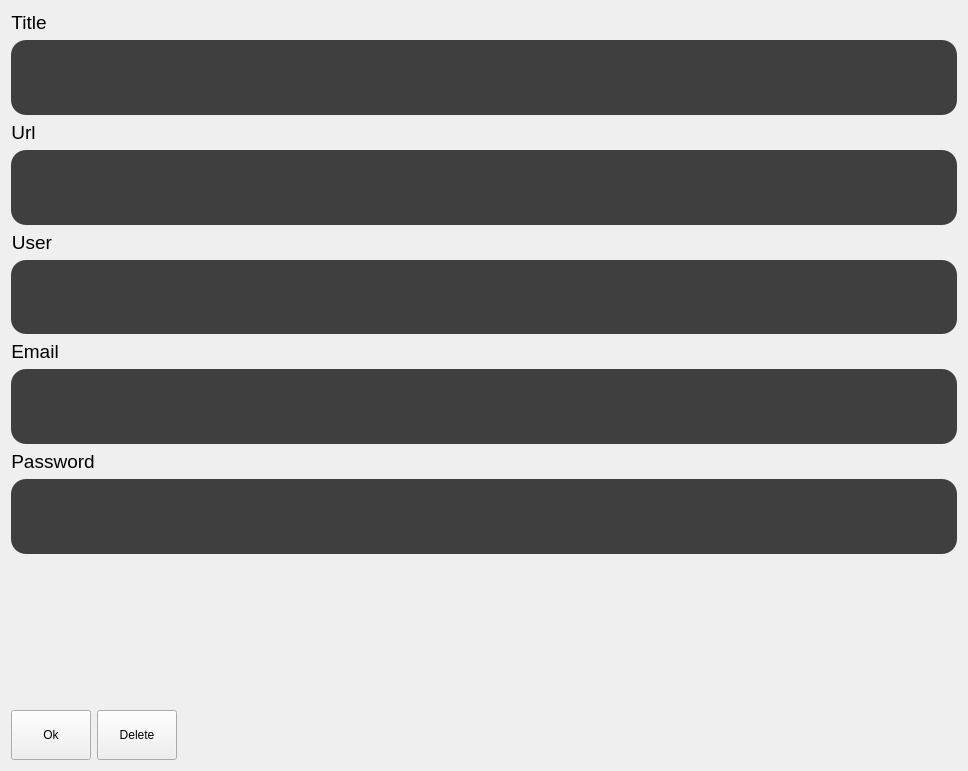
<?xml version="1.0" encoding="UTF-8"?>
<ui version="4.0">
 <class>InfoWidget</class>
 <widget class="QWidget" name="InfoWidget">
  <property name="geometry">
   <rect>
    <x>0</x>
    <y>0</y>
    <width>968</width>
    <height>771</height>
   </rect>
  </property>
  <property name="windowTitle">
   <string>Form</string>
  </property>
  <layout class="QVBoxLayout" name="verticalLayout_6">
   <item>
    <layout class="QVBoxLayout" name="verticalLayout_5">
     <item>
      <layout class="QHBoxLayout" name="horizontalLayout_5">
       <item>
        <widget class="QLabel" name="label">
         <property name="font">
          <font>
           <pointsize>14</pointsize>
          </font>
         </property>
         <property name="styleSheet">
          <string notr="true">background-color: none;</string>
         </property>
         <property name="text">
          <string>Title</string>
         </property>
         <property name="alignment">
          <set>Qt::AlignmentFlag::AlignCenter</set>
         </property>
        </widget>
       </item>
       <item>
        <spacer name="horizontalSpacer_7">
         <property name="orientation">
          <enum>Qt::Orientation::Horizontal</enum>
         </property>
         <property name="sizeHint" stdset="0">
          <size>
           <width>40</width>
           <height>20</height>
          </size>
         </property>
        </spacer>
       </item>
      </layout>
     </item>
     <item>
      <widget class="QLineEdit" name="titleEdit">
       <property name="sizePolicy">
        <sizepolicy hsizetype="Expanding" vsizetype="MinimumExpanding">
         <horstretch>0</horstretch>
         <verstretch>0</verstretch>
        </sizepolicy>
       </property>
       <property name="minimumSize">
        <size>
         <width>0</width>
         <height>50</height>
        </size>
       </property>
       <property name="maximumSize">
        <size>
         <width>16777215</width>
         <height>80</height>
        </size>
       </property>
       <property name="font">
        <font>
         <pointsize>13</pointsize>
        </font>
       </property>
       <property name="styleSheet">
        <string notr="true">QLineEdit {
	background-color: #403F3F;
	border-radius: 15px;
	color: white;
}</string>
       </property>
       <property name="alignment">
        <set>Qt::AlignmentFlag::AlignCenter</set>
       </property>
      </widget>
     </item>
    </layout>
   </item>
   <item>
    <layout class="QVBoxLayout" name="verticalLayout_4">
     <item>
      <layout class="QHBoxLayout" name="horizontalLayout_4">
       <item>
        <widget class="QLabel" name="label_4">
         <property name="font">
          <font>
           <pointsize>14</pointsize>
          </font>
         </property>
         <property name="styleSheet">
          <string notr="true">background-color: none;</string>
         </property>
         <property name="text">
          <string>Url</string>
         </property>
         <property name="alignment">
          <set>Qt::AlignmentFlag::AlignCenter</set>
         </property>
        </widget>
       </item>
       <item>
        <spacer name="horizontalSpacer_6">
         <property name="orientation">
          <enum>Qt::Orientation::Horizontal</enum>
         </property>
         <property name="sizeHint" stdset="0">
          <size>
           <width>40</width>
           <height>20</height>
          </size>
         </property>
        </spacer>
       </item>
      </layout>
     </item>
     <item>
      <widget class="QLineEdit" name="urlEdit">
       <property name="sizePolicy">
        <sizepolicy hsizetype="Expanding" vsizetype="MinimumExpanding">
         <horstretch>0</horstretch>
         <verstretch>0</verstretch>
        </sizepolicy>
       </property>
       <property name="minimumSize">
        <size>
         <width>0</width>
         <height>50</height>
        </size>
       </property>
       <property name="maximumSize">
        <size>
         <width>16777215</width>
         <height>80</height>
        </size>
       </property>
       <property name="font">
        <font>
         <pointsize>13</pointsize>
        </font>
       </property>
       <property name="styleSheet">
        <string notr="true">QLineEdit {
	background-color: #403F3F;
	border-radius: 15px;
	color: white;
}</string>
       </property>
       <property name="alignment">
        <set>Qt::AlignmentFlag::AlignCenter</set>
       </property>
      </widget>
     </item>
    </layout>
   </item>
   <item>
    <layout class="QVBoxLayout" name="verticalLayout_3">
     <item>
      <layout class="QHBoxLayout" name="horizontalLayout_3">
       <item>
        <widget class="QLabel" name="label_5">
         <property name="font">
          <font>
           <pointsize>14</pointsize>
          </font>
         </property>
         <property name="styleSheet">
          <string notr="true">background-color: none;</string>
         </property>
         <property name="text">
          <string>User</string>
         </property>
         <property name="alignment">
          <set>Qt::AlignmentFlag::AlignCenter</set>
         </property>
        </widget>
       </item>
       <item>
        <spacer name="horizontalSpacer_5">
         <property name="orientation">
          <enum>Qt::Orientation::Horizontal</enum>
         </property>
         <property name="sizeHint" stdset="0">
          <size>
           <width>40</width>
           <height>20</height>
          </size>
         </property>
        </spacer>
       </item>
      </layout>
     </item>
     <item>
      <widget class="QLineEdit" name="userEdit">
       <property name="sizePolicy">
        <sizepolicy hsizetype="Expanding" vsizetype="MinimumExpanding">
         <horstretch>0</horstretch>
         <verstretch>0</verstretch>
        </sizepolicy>
       </property>
       <property name="minimumSize">
        <size>
         <width>0</width>
         <height>50</height>
        </size>
       </property>
       <property name="maximumSize">
        <size>
         <width>16777215</width>
         <height>80</height>
        </size>
       </property>
       <property name="font">
        <font>
         <pointsize>13</pointsize>
        </font>
       </property>
       <property name="styleSheet">
        <string notr="true">QLineEdit {
	background-color: #403F3F;
	border-radius: 15px;
	color: white;
}</string>
       </property>
       <property name="alignment">
        <set>Qt::AlignmentFlag::AlignCenter</set>
       </property>
      </widget>
     </item>
    </layout>
   </item>
   <item>
    <layout class="QVBoxLayout" name="verticalLayout_2">
     <item>
      <layout class="QHBoxLayout" name="horizontalLayout_2">
       <item>
        <widget class="QLabel" name="label_6">
         <property name="font">
          <font>
           <pointsize>14</pointsize>
          </font>
         </property>
         <property name="styleSheet">
          <string notr="true">background-color: none;</string>
         </property>
         <property name="text">
          <string>Email</string>
         </property>
         <property name="alignment">
          <set>Qt::AlignmentFlag::AlignCenter</set>
         </property>
        </widget>
       </item>
       <item>
        <spacer name="horizontalSpacer_4">
         <property name="orientation">
          <enum>Qt::Orientation::Horizontal</enum>
         </property>
         <property name="sizeHint" stdset="0">
          <size>
           <width>40</width>
           <height>20</height>
          </size>
         </property>
        </spacer>
       </item>
      </layout>
     </item>
     <item>
      <widget class="QLineEdit" name="emailEdit">
       <property name="sizePolicy">
        <sizepolicy hsizetype="Expanding" vsizetype="MinimumExpanding">
         <horstretch>0</horstretch>
         <verstretch>0</verstretch>
        </sizepolicy>
       </property>
       <property name="minimumSize">
        <size>
         <width>0</width>
         <height>50</height>
        </size>
       </property>
       <property name="maximumSize">
        <size>
         <width>16777215</width>
         <height>80</height>
        </size>
       </property>
       <property name="font">
        <font>
         <pointsize>13</pointsize>
        </font>
       </property>
       <property name="styleSheet">
        <string notr="true">QLineEdit {
	background-color: #403F3F;
	border-radius: 15px;
	color: white;
}</string>
       </property>
       <property name="alignment">
        <set>Qt::AlignmentFlag::AlignCenter</set>
       </property>
      </widget>
     </item>
    </layout>
   </item>
   <item>
    <layout class="QVBoxLayout" name="verticalLayout">
     <item>
      <layout class="QHBoxLayout" name="horizontalLayout">
       <item>
        <widget class="QLabel" name="label_7">
         <property name="font">
          <font>
           <pointsize>14</pointsize>
          </font>
         </property>
         <property name="styleSheet">
          <string notr="true">background-color: none;</string>
         </property>
         <property name="text">
          <string>Password</string>
         </property>
         <property name="alignment">
          <set>Qt::AlignmentFlag::AlignCenter</set>
         </property>
        </widget>
       </item>
       <item>
        <spacer name="horizontalSpacer_3">
         <property name="orientation">
          <enum>Qt::Orientation::Horizontal</enum>
         </property>
         <property name="sizeHint" stdset="0">
          <size>
           <width>40</width>
           <height>20</height>
          </size>
         </property>
        </spacer>
       </item>
      </layout>
     </item>
     <item>
      <widget class="QLineEdit" name="passwordEdit">
       <property name="sizePolicy">
        <sizepolicy hsizetype="Expanding" vsizetype="MinimumExpanding">
         <horstretch>0</horstretch>
         <verstretch>0</verstretch>
        </sizepolicy>
       </property>
       <property name="minimumSize">
        <size>
         <width>0</width>
         <height>50</height>
        </size>
       </property>
       <property name="maximumSize">
        <size>
         <width>16777215</width>
         <height>80</height>
        </size>
       </property>
       <property name="font">
        <font>
         <pointsize>13</pointsize>
        </font>
       </property>
       <property name="styleSheet">
        <string notr="true">QLineEdit {
	background-color: #403F3F;
	border-radius: 15px;
	color: white;
}</string>
       </property>
       <property name="alignment">
        <set>Qt::AlignmentFlag::AlignCenter</set>
       </property>
      </widget>
     </item>
    </layout>
   </item>
   <item>
    <spacer name="horizontalSpacer">
     <property name="orientation">
      <enum>Qt::Orientation::Horizontal</enum>
     </property>
     <property name="sizeType">
      <enum>QSizePolicy::Policy::Expanding</enum>
     </property>
     <property name="sizeHint" stdset="0">
      <size>
       <width>100</width>
       <height>150</height>
      </size>
     </property>
    </spacer>
   </item>
   <item>
    <layout class="QHBoxLayout" name="horizontalLayout_6">
     <item>
      <widget class="QPushButton" name="OkButton">
       <property name="minimumSize">
        <size>
         <width>0</width>
         <height>50</height>
        </size>
       </property>
       <property name="text">
        <string>Ok</string>
       </property>
      </widget>
     </item>
     <item>
      <widget class="QPushButton" name="deleteButton">
       <property name="minimumSize">
        <size>
         <width>0</width>
         <height>50</height>
        </size>
       </property>
       <property name="text">
        <string>Delete</string>
       </property>
      </widget>
     </item>
     <item>
      <spacer name="horizontalSpacer_2">
       <property name="orientation">
        <enum>Qt::Orientation::Horizontal</enum>
       </property>
       <property name="sizeHint" stdset="0">
        <size>
         <width>40</width>
         <height>20</height>
        </size>
       </property>
      </spacer>
     </item>
    </layout>
   </item>
  </layout>
 </widget>
 <resources/>
 <connections/>
</ui>
